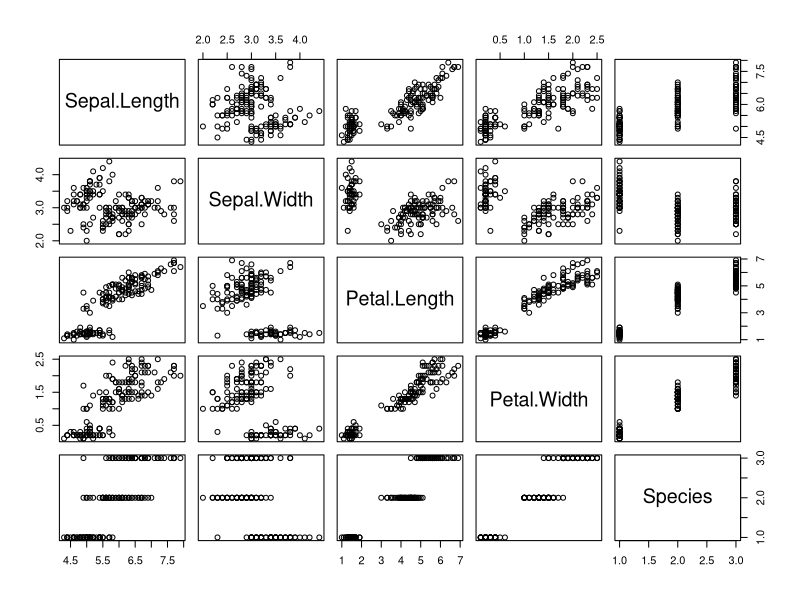
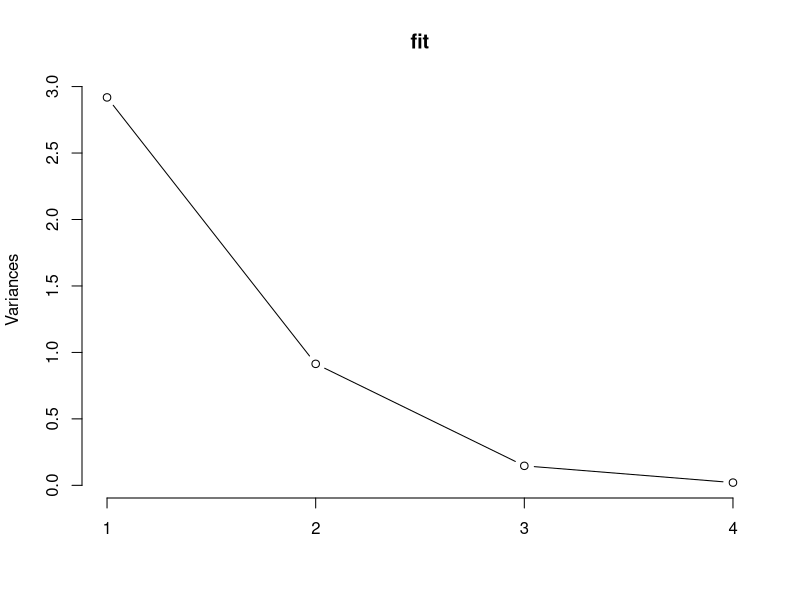
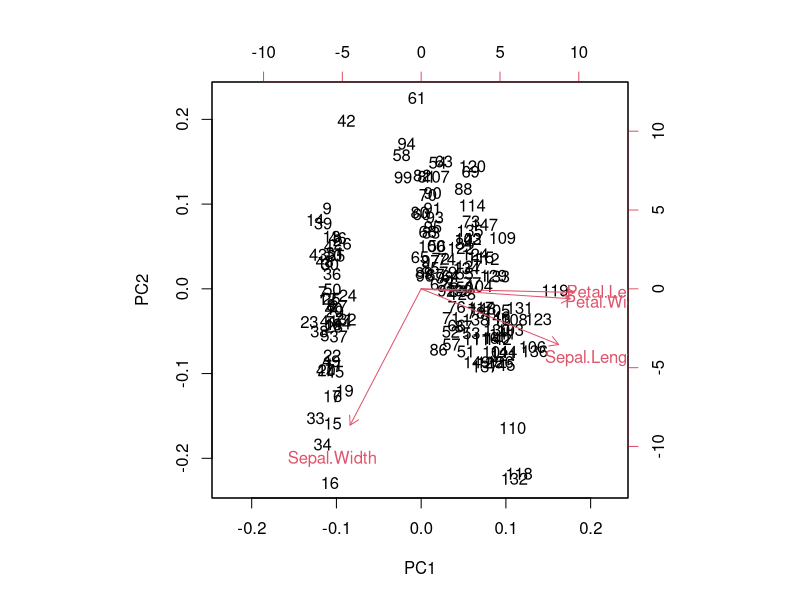

Write the R code that produced these figures, in order.
dados<-matrix(nrow=10, ncol=2)
dados[,1]<-c(2.5, 0.5, 2.2, 1.9, 3.1, 2.3, 2., 1.0, 1.5, 1.1)
dados[,2]<-c(2.4, 0.7, 2.9, 2.2, 3.0, 2.7, 1.6, 1.1, 1.6, 0.9)

dados[,1]<-dados[,1]-mean(dados[,1])
dados[,2]<-dados[,2]-mean(dados[,2])

covmat<-cov(dados)

autovec<-eigen(covmat)$vectors

comps<-t(t(autovec)%*%t(dados))
# Uso dos pacotes em R
data(iris)
str(iris)
head(iris)
plot(iris)
fit<-prcomp(iris[,-5],scale=TRUE, center=TRUE)
summary(fit)$importance[3,3]
fit$x[,1:2]

plot(fit,type="lines")
new_data = cbind(fit$x[,1:2], iris[,5])
biplot(fit)
